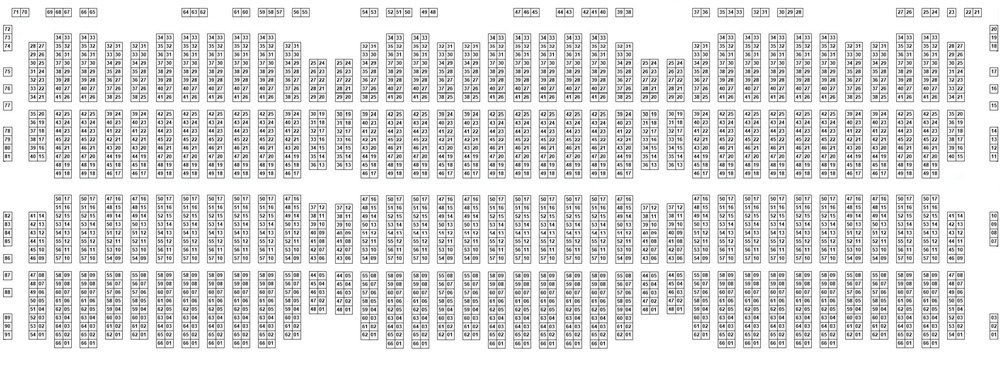
#> input picture make/Python_test/east_456_block.jpg, 1000 x 372 px, shrunk from 2119 x 789 before the run
$ python block_size.py
#> lines starting #> are read from the running program, lines starting #| are printed output that depends on the picture; after the words box and inside, x2 and y2 are one past the last pixel; in counts of white or black regions, pixels touching at a corner belong together
import cv2
import numpy as np

def detect_blocks(image_path):
#> called with image_path = 'east_456_block.jpg'
    image = cv2.imread(image_path)
#> image is the input picture: shape (372, 1000, 3); mean B, G, R 223.4, 223.4, 223.4
    gray = cv2.cvtColor(image, cv2.COLOR_BGR2GRAY)
    _, binary = cv2.threshold(gray, 128, 255, cv2.THRESH_BINARY_INV)
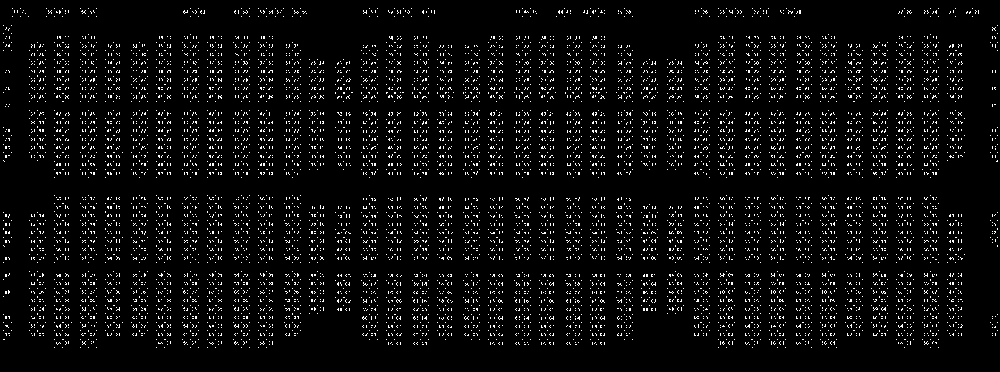
#> binary: shape (372, 1000); 5% white in thin lines or dots
    contours, _ = cv2.findContours(binary, cv2.RETR_EXTERNAL, cv2.CHAIN_APPROX_SIMPLE)
#> contours = 7893 contours, all with area under 20

    blocks = []
    for i, contour in enumerate(contours):
        x, y, w, h = cv2.boundingRect(contour)
        blocks.append((x, y, w, h))
        # ブロックの枠を描画
        cv2.rectangle(image, (x, y), (x + w, y + h), (0, 255, 0), 2)
        # ブロック番号を描画
        cv2.putText(image, f"{i + 1}", (x, y - 10), cv2.FONT_HERSHEY_SIMPLEX, 0.9, (0, 255, 0), 2)
#> this loop made 7893 passes
#> (x, y, w, h) on passes 1 to 3: (938, 347, 1, 1), (930, 347, 1, 1), (904, 347, 1, 1)
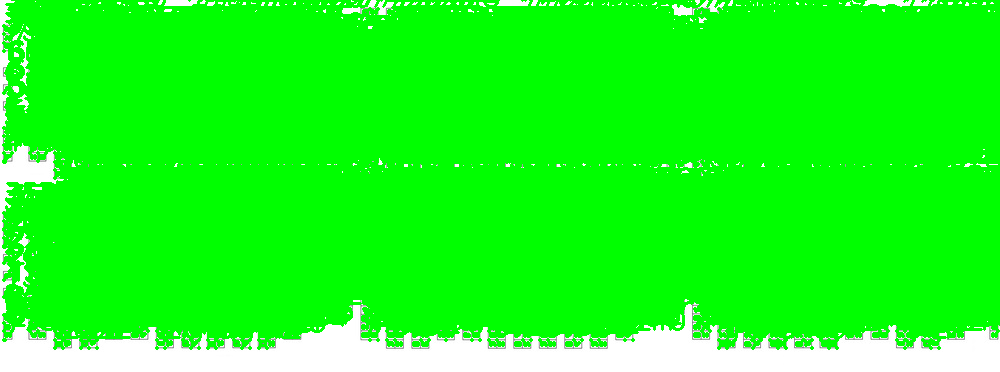
#> image: shape (372, 1000, 3); mean B, G, R 28, 254.3, 28
#> after the loop, blocks = 7893 items, first 6: (938, 347, 1, 1), (930, 347, 1, 1), (904, 347, 1, 1), (836, 347, 1, 1), (828, 347, 1, 1), (811, 347, 1, 1)

    cv2.imwrite('detected_block.png', image)
    return blocks

# 使用例
image_path = 'east_456_block.jpg'  # ← ここを実際の画像パスに変更
blocks = detect_blocks(image_path)

for i, (x, y, w, h) in enumerate(blocks):
    print(f"Block {i + 1}: x={x}, y={y}, width={w}, height={h}")

$ run again, with make/Python_test/e123.jpg copied over make/Python_test/east_456_block.jpg
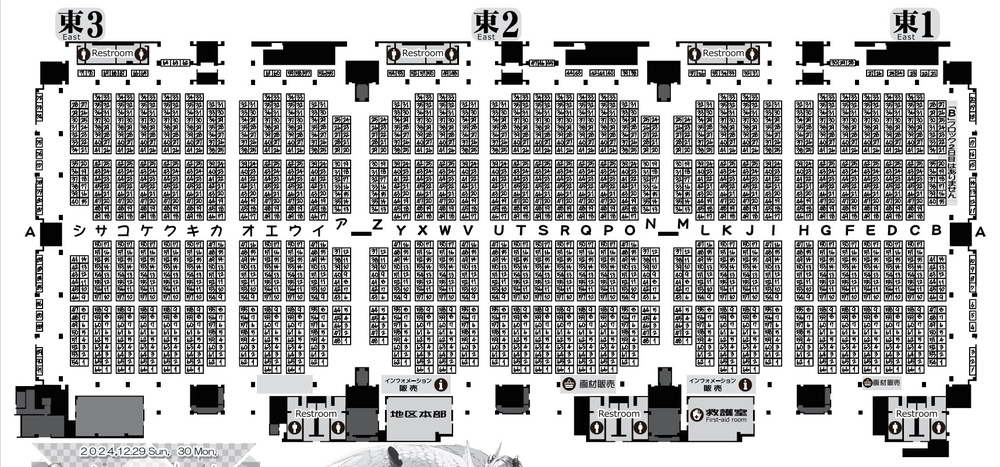
#> input picture make/Python_test/e123.jpg, 1000 x 467 px, shrunk from 1717 x 802 before the run
#> in detect_blocks, image is the input picture: shape (467, 1000, 3); mean B, G, R 178.9, 178.8, 178.8
#> in detect_blocks, `_, binary = cv2.threshold(gray, 128, 255, cv2.THRESH_BINARY_INV)`:
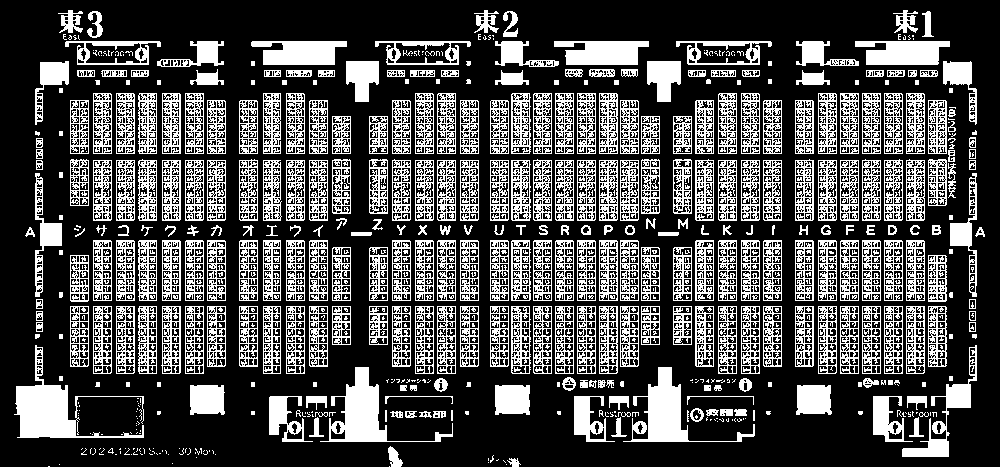
#> binary: shape (467, 1000); 30.8% white; 785 white regions (442 under 20 px)
#> contours = 520 contours, 246 with area under 20; largest, box (x1, y1, x2, y2) and area: (14, 345, 144, 438) 3012, (320, 367, 453, 442) 2544, (623, 367, 755, 442) 2360, (855, 41, 950, 65) 1638, (554, 41, 649, 65) 1628
#> the loop in detect_blocks, `for i, contour in enumerate(contours):` made 520 passes
#> (contour, x, y, w, h) on passes 2, 7, 8: ([[48, 466], [49, 466]], 48, 466, 2, 1), ([[503, 460], [505, 462]], 503, 460, 3, 3), ([[498, 459], [497, 460], [496, 460], [497, 460]], 496, 459, 3, 2)
#> after the loop in detect_blocks, `for i, contour in enumerate(contours):`:
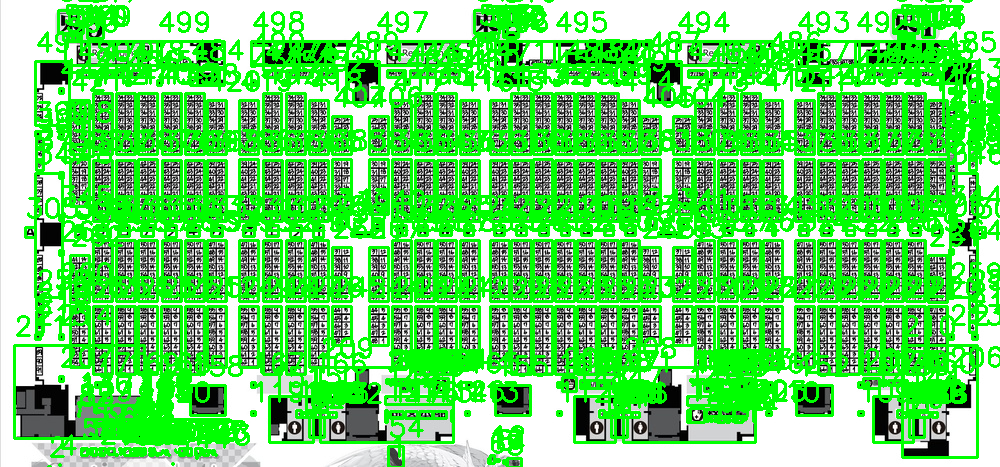
#> image: shape (467, 1000, 3); mean B, G, R 104.3, 215.5, 104.2
#> after the loop in detect_blocks, `for i, contour in enumerate(contours):`: blocks = 520 items, first 6: (389, 466, 1, 1), (48, 466, 2, 1), (506, 464, 1, 1), (59, 464, 1, 1), (172, 463, 1, 1), (488, 462, 1, 1)
#> the loop `for i, (x, y, w, h) in enumerate(blocks):` made 520 passes
#> (printed output is left out)

$ run again, with make/Python_test/east_456.jpg copied over make/Python_test/east_456_block.jpg
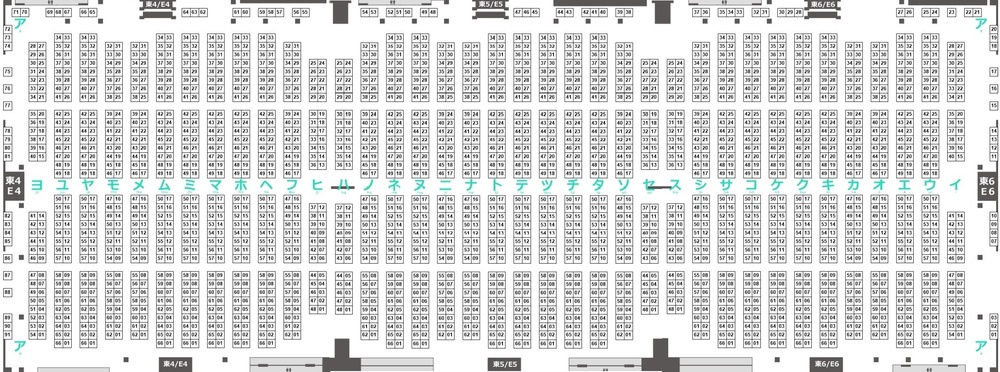
#> input picture make/Python_test/east_456.jpg, 1000 x 372 px, shrunk from 2119 x 789 before the run
#> in detect_blocks, image is the input picture: shape (372, 1000, 3); mean B, G, R 218, 218.2, 217.4
#> in detect_blocks, `_, binary = cv2.threshold(gray, 128, 255, cv2.THRESH_BINARY_INV)`:
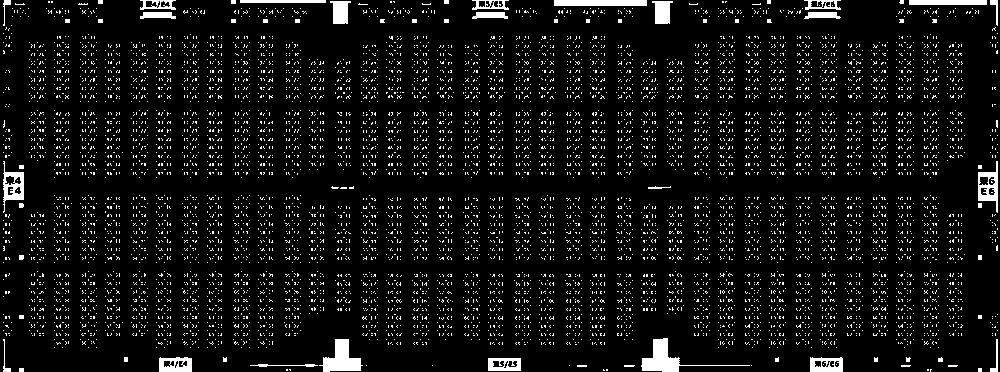
#> binary: shape (372, 1000); 7.2% white; 7980 white regions (7935 under 20 px)
#> contours = 7972 contours, 7949 with area under 20; largest, box (x1, y1, x2, y2) and area: (641, 338, 750, 372) 732, (319, 339, 363, 372) 704, (978, 161, 998, 213) 556, (3, 161, 24, 213) 531, (554, 0, 647, 6) 460
#> the loop in detect_blocks, `for i, contour in enumerate(contours):` made 7972 passes
#> (x, y, w, h) on passes 11, 14, 15: (751, 365, 1, 1), (569, 365, 1, 1), (432, 365, 1, 1)
#> after the loop in detect_blocks, `for i, contour in enumerate(contours):`:
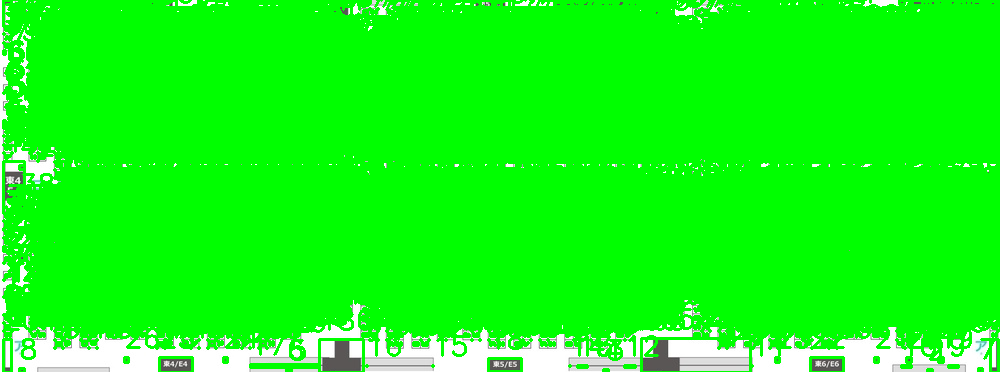
#> image: shape (372, 1000, 3); mean B, G, R 20.5, 252.7, 20.5
#> after the loop in detect_blocks, `for i, contour in enumerate(contours):`: blocks = 7972 items, first 6: (930, 369, 2, 3), (927, 369, 2, 2), (606, 369, 2, 2), (603, 369, 2, 2), (289, 369, 2, 2), (286, 369, 2, 2)
#> the loop `for i, (x, y, w, h) in enumerate(blocks):` made 7972 passes
#> (printed output is left out)

$ run again, with make/Python_test/south_12.jpg copied over make/Python_test/east_456_block.jpg
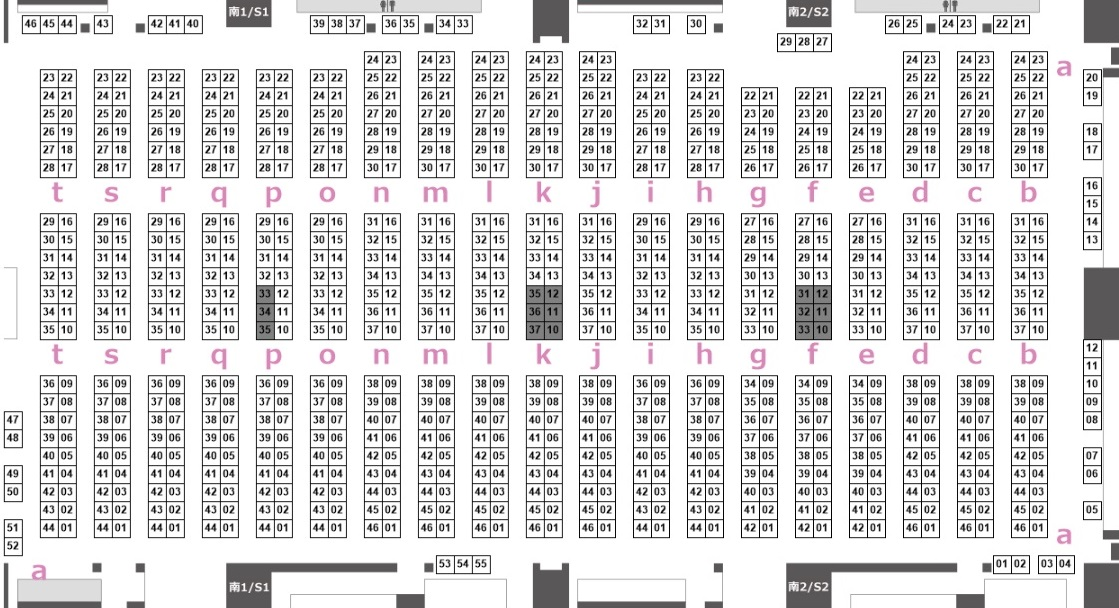
#> input picture make/Python_test/south_12.jpg, 1119 x 608 px
#> in detect_blocks, image is the input picture: shape (608, 1119, 3); mean B, G, R 220, 219.6, 220.3
#> in detect_blocks, `_, binary = cv2.threshold(gray, 128, 255, cv2.THRESH_BINARY_INV)`:
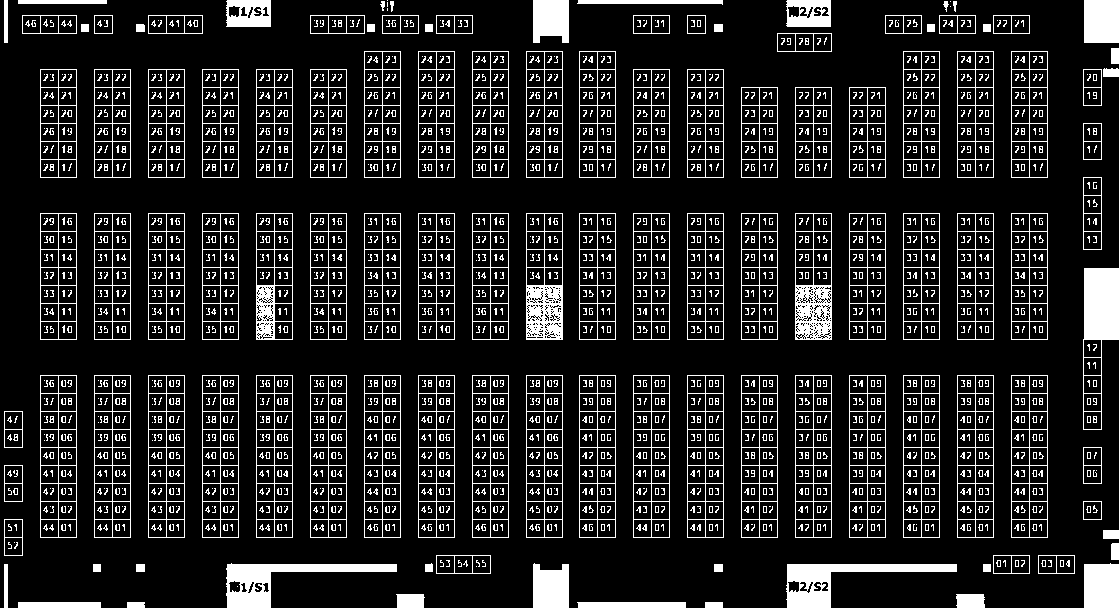
#> binary: shape (608, 1119); 13.9% white; 2242 white regions (1832 under 20 px)
#> contours = 124 contours, 8 with area under 20; largest, box (x1, y1, x2, y2) and area: (1011, 375, 1048, 538) 5832, (957, 375, 994, 538) 5832, (903, 375, 940, 538) 5832, (849, 375, 886, 538) 5832, (795, 375, 832, 538) 5832
#> the loop in detect_blocks, `for i, contour in enumerate(contours):` made 124 passes
#> (contour, x, y, w, h) on passes 1, 4, 7, 9, 10, 11: ([[705, 602], [705, 607], [722, 607], [722, 602]], 705, 602, 18, 6), ([[18, 602], [18, 607], [100, 607], [100, 602]], 18, 602, 83, 6), ([[983, 564], [983, 571], [990, 571], [990, 564]], 983, 564, 8, 8), ([[714, 564], [714, 571], [722, 571], [722, 564]], 714, 564, 9, 8), ([[136, 564], [136, 571], [144, 571], [144, 564]], 136, 564, 9, 8), ([[93, 564], [93, 571], [100, 571], [100, 564]], 93, 564, 8, 8)
#> after the loop in detect_blocks, `for i, contour in enumerate(contours):`:
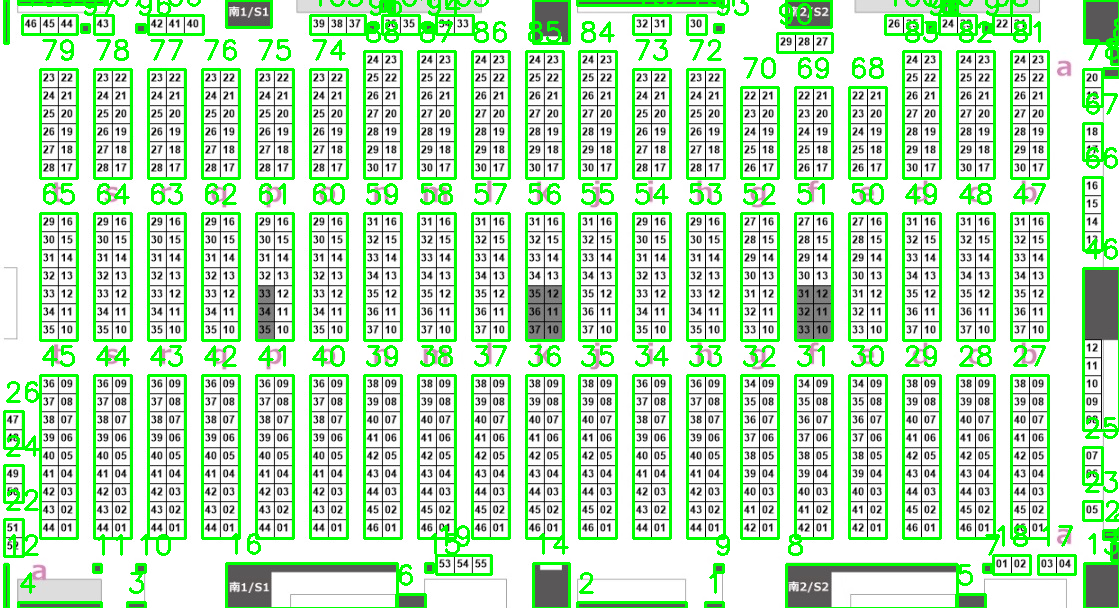
#> image: shape (608, 1119, 3); 14.78% of pixels changed, all inside (x1, y1, x2, y2) = (3, 0, 1119, 608)
#> after the loop in detect_blocks, `for i, contour in enumerate(contours):`: blocks = 124 items, first 6: (705, 602, 18, 6), (577, 602, 109, 6), (127, 602, 18, 6), (18, 602, 83, 6), (956, 594, 29, 14), (396, 594, 29, 14)
#> the loop `for i, (x, y, w, h) in enumerate(blocks):` made 124 passes
#> (printed output is left out)
